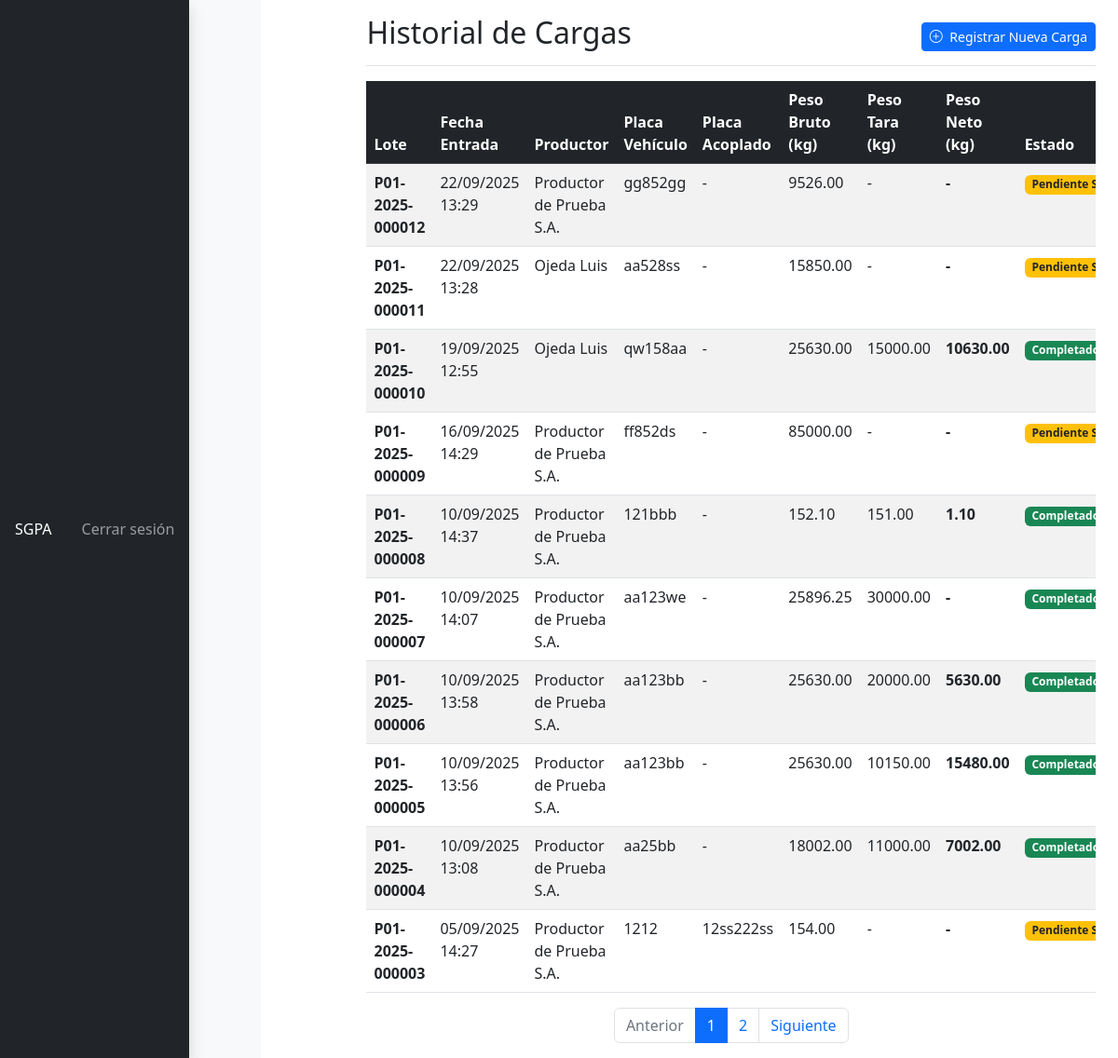
Screenshot of /recepcion/ (signed in) with the database file from the repository.
### app/models/operaciones.py (models this page shows)
class Carga(db.Model):
    id = db.Column(db.Integer, primary_key=True)
    lote_id = db.Column(db.String(20), unique=True, nullable=False)
    fecha_entrada = db.Column(db.DateTime, default=datetime.utcnow)
    peso_bruto = db.Column(db.Float, nullable=False)
    peso_tara = db.Column(db.Float)
    fecha_salida = db.Column(db.DateTime)
    estado = db.Column(db.String(50), default='Pendiente Salida')
    numero_bascula = db.Column(db.Integer)
    placa_acoplado = db.Column(db.String(10))
    dtv = db.Column(db.String(50))
    humedad = db.Column(db.Float)
    observaciones_romaneo = db.Column(db.Text)
    planta_id = db.Column(db.Integer, db.ForeignKey('planta.id'), nullable=False)
    productor_id = db.Column(db.Integer, db.ForeignKey('productor.id'), nullable=False)
    chofer_id = db.Column(db.Integer, db.ForeignKey('chofer.id'), nullable=False)
    vehiculo_id = db.Column(db.Integer, db.ForeignKey('vehiculo.id'), nullable=False)
    usuario_balancero_id = db.Column(db.Integer, db.ForeignKey('user.id'), nullable=False)
    usuario_salida_id = db.Column(db.Integer, db.ForeignKey('user.id'))
    productor = db.relationship('Productor')
    chofer = db.relationship('Chofer')
    vehiculo = db.relationship('Vehiculo')
    usuario_balancero = db.relationship('User', foreign_keys=[usuario_balancero_id])
    usuario_salida = db.relationship('User', foreign_keys=[usuario_salida_id])
    proceso_desmotado = db.relationship('ProcesoDesmotado', backref='carga', uselist=False)
    @hybrid_property
    def peso_neto(self):
        if self.peso_bruto and self.peso_tara:
            return self.peso_bruto - self.peso_tara
        return 0.0

class Productor(db.Model):
    id = db.Column(db.Integer, primary_key=True)
    nombre_completo = db.Column(db.String(200), nullable=False)
    cuit = db.Column(db.String(13), unique=True, nullable=False)
    renpa = db.Column(db.String(20))
    telefono = db.Column(db.String(50))
    email = db.Column(db.String(120))
    activo = db.Column(db.Boolean, default=True)

class Vehiculo(db.Model):
    id = db.Column(db.Integer, primary_key=True)
    placa = db.Column(db.String(10), unique=True, nullable=False)

### app/routes/recepcion.py (the view)
@bp.route('/')
@login_required
def listar_cargas():
    page = request.args.get('page', 1, type=int)
    query = Carga.query
    if not current_user.has_role('CasaCentral'):
        query = query.filter_by(planta_id=current_user.planta_id)
    cargas = query.order_by(Carga.fecha_entrada.desc()).paginate(
        page=page, per_page=10
    )
    return render_template('recepcion/lista_cargas.html', title='Historial de Cargas', cargas=cargas)

### templates/recepcion/lista_cargas.html (shortened to what this page needs)
{% extends "base.html" %}
{% block content %}
<div class="d-flex justify-content-between flex-wrap flex-md-nowrap align-items-center pt-3 pb-2 mb-3 border-bottom">
    <h1 class="h2">{{ title }}</h1>
    <div class="btn-toolbar mb-2 mb-md-0">
        <a href="{{ url_for('recepcion.nueva_carga') }}" class="btn btn-sm btn-primary">
            <i class="bi bi-plus-circle me-1"></i> Registrar Nueva Carga
        </a>
    </div>
</div>
<div class="table-responsive">
    <table class="table table-striped table-hover">
        <thead class="table-dark">
            <tr>
                <th>Lote</th>
                <th>Fecha Entrada</th>
                <th>Productor</th>
                <th>Placa Vehículo</th>
                <th>Placa Acoplado</th>
                <th>Peso Bruto (kg)</th>
                <th>Peso Tara (kg)</th>
                <th>Peso Neto (kg)</th>
                <th>Estado</th>
            </tr>
        </thead>
        <tbody>
            {% for carga in cargas.items %}
            <tr>
                <td><strong>{{ carga.lote_id }}</strong></td>
                <td>{{ carga.fecha_entrada.strftime('%d/%m/%Y %H:%M') }}</td>
                <td>{{ carga.productor.nombre_completo }}</td>
                <td>{{ carga.vehiculo.placa }}</td>
                <td>{{ carga.placa_acoplado or '-' }}</td>
                <td>{{ "%.2f"|format(carga.peso_bruto) }}</td>
                <td>{{ "%.2f"|format(carga.peso_tara) if carga.peso_tara else '-' }}</td>
                <td><strong>{{ "%.2f"|format(carga.peso_neto) if carga.peso_neto > 0 else '-' }}</strong></td>
                <td>
                    {% if carga.estado == 'Completado' %}
                        <span class="badge bg-success">Completado</span>
                    {% else %}
                        <span class="badge bg-warning text-dark">Pendiente Salida</span>
                    {% endif %}
                </td>
            </tr>
            {% else %}
            <tr>
                <td colspan="10" class="text-center">No hay cargas registradas.</td>
            </tr>
            {% endfor %}
        </tbody>
    </table>
</div>
{% if cargas.pages > 1 %}
<nav>
    <ul class="pagination justify-content-center">
        <li class="page-item {% if not cargas.has_prev %}disabled{% endif %}">
            <a class="page-link" href="{{ url_for('recepcion.listar_cargas', page=cargas.prev_num) }}">Anterior</a>
        </li>
        {% for page_num in cargas.iter_pages() %}
            {% if page_num %}
                <li class="page-item {% if page_num == cargas.page %}active{% endif %}">
                    <a class="page-link" href="{{ url_for('recepcion.listar_cargas', page=page_num) }}">{{ page_num }}</a>
                </li>
            {% else %}
                <li class="page-item disabled"><span class="page-link">...</span></li>
            {% endif %}
        {% endfor %}
        <li class="page-item {% if not cargas.has_next %}disabled{% endif %}">
            <a class="page-link" href="{{ url_for('recepcion.listar_cargas', page=cargas.next_num) }}">Siguiente</a>
        </li>
    </ul>
</nav>
{% endif %}
{% endblock %}

### templates/base.html (shortened to what this page needs)
<!doctype html>
<html lang="es">
<head>
    <link href="https://cdn.jsdelivr.net/npm/bootstrap@5.2.3/dist/css/bootstrap.min.css" rel="stylesheet">
    <link rel="stylesheet" href="https://cdn.jsdelivr.net/npm/bootstrap-icons@1.10.2/font/bootstrap-icons.css">
    <link rel="stylesheet" href="{{ url_for('static', filename='css/styles.css') }}">
</head>
<body>
    <header class="navbar navbar-dark sticky-top bg-dark flex-md-nowrap p-0 shadow">
        <a class="navbar-brand col-md-3 col-lg-2 me-0 px-3 fs-6" href="{{ url_for('main.index') }}">SGPA</a>
        <div class="navbar-nav">
            <div class="nav-item text-nowrap">
                {% if current_user.is_authenticated %}
                <a class="nav-link px-3" href="{{ url_for('security.logout') }}">Cerrar sesión</a>
                {% endif %}
            </div>
        </div>
    </header>
    <div class="container-fluid">
        <div class="row">
            <nav id="sidebarMenu" class="col-md-3 col-lg-2 d-md-block bg-light sidebar collapse">
                <div class="position-sticky pt-3 sidebar-sticky">
                    <ul class="nav flex-column">
                        <li class="nav-item">
                            <a class="nav-link active" aria-current="page" href="{{ url_for('main.index') }}">
                            </a>
                        </li>
                        <li class="nav-item">
                            <a class="nav-link" href="{{ url_for('recepcion.listar_cargas') }}">
                            </a>
                        </li>
                    </ul>
                </div>
            </nav>
            <main class="col-md-9 ms-sm-auto col-lg-10 px-md-4">
                {% block content %}{% endblock %}
            </main>
        </div>
    </div>
</body>
</html>

### app/static/css/styles.css (style rules this page uses)
body { min-height: 100vh; min-height: -webkit-fill-available; display: flex; }
.sidebar { width: 280px; position: fixed; top: 0; bottom: 0; left: 0; z-index: 100; }
.btn-primary { background-color: #0d6efd; border-color: #0d6efd; }

### rows the page displays
Carga: lote_id "P01-2025-000012", fecha_entrada "22/09/2025 13:29", productor.nombre_completo "Productor de Prueba S.A.", vehiculo.placa "gg852gg", placa_acoplado "-", peso_bruto "9526.00", peso_tara "-", peso_bruto+peso_tara "-", estado "Pendiente…"
Carga: lote_id "P01-2025-000011", fecha_entrada "22/09/2025 13:28", productor.nombre_completo "Ojeda Luis", vehiculo.placa "aa528ss", placa_acoplado "-", peso_bruto "15850.00", peso_tara "-", peso_bruto+peso_tara "-", estado "Pendiente…"
Carga: lote_id "P01-2025-000010", fecha_entrada "19/09/2025 12:55", productor.nombre_completo "Ojeda Luis", vehiculo.placa "qw158aa", placa_acoplado "-", peso_bruto "25630.00", peso_tara "15000.00", peso_bruto+peso_tara "10630.00", estado "Completado"
Carga: lote_id "P01-2025-000009", fecha_entrada "16/09/2025 14:29", productor.nombre_completo "Productor de Prueba S.A.", vehiculo.placa "ff852ds", placa_acoplado "-", peso_bruto "85000.00", peso_tara "-", peso_bruto+peso_tara "-", estado "Pendiente…"
Carga: lote_id "P01-2025-000008", fecha_entrada "10/09/2025 14:37", productor.nombre_completo "Productor de Prueba S.A.", vehiculo.placa "121bbb", placa_acoplado "-", peso_bruto "152.10", peso_tara "151.00", peso_bruto+peso_tara "1.10", estado "Completado"
Carga: lote_id "P01-2025-000007", fecha_entrada "10/09/2025 14:07", productor.nombre_completo "Productor de Prueba S.A.", vehiculo.placa "aa123we", placa_acoplado "-", peso_bruto "25896.25", peso_tara "30000.00", peso_bruto+peso_tara "-", estado "Completado"
Carga: lote_id "P01-2025-000006", fecha_entrada "10/09/2025 13:58", productor.nombre_completo "Productor de Prueba S.A.", vehiculo.placa "aa123bb", placa_acoplado "-", peso_bruto "25630.00", peso_tara "20000.00", peso_bruto+peso_tara "5630.00", estado "Completado"
Carga: lote_id "P01-2025-000005", fecha_entrada "10/09/2025 13:56", productor.nombre_completo "Productor de Prueba S.A.", vehiculo.placa "aa123bb", placa_acoplado "-", peso_bruto "25630.00", peso_tara "10150.00", peso_bruto+peso_tara "15480.00", estado "Completado"
Carga: lote_id "P01-2025-000004", fecha_entrada "10/09/2025 13:08", productor.nombre_completo "Productor de Prueba S.A.", vehiculo.placa "aa25bb", placa_acoplado "-", peso_bruto "18002.00", peso_tara "11000.00", peso_bruto+peso_tara "7002.00", estado "Completado"
Carga: lote_id "P01-2025-000003", fecha_entrada "05/09/2025 14:27", productor.nombre_completo "Productor de Prueba S.A.", vehiculo.placa "1212", placa_acoplado "12ss222ss", peso_bruto "154.00", peso_tara "-", peso_bruto+peso_tara "-", estado "Pendiente…"

### other values shown
{{ title }} "Historial de Cargas"
{{ page_num }} "1" "2"
